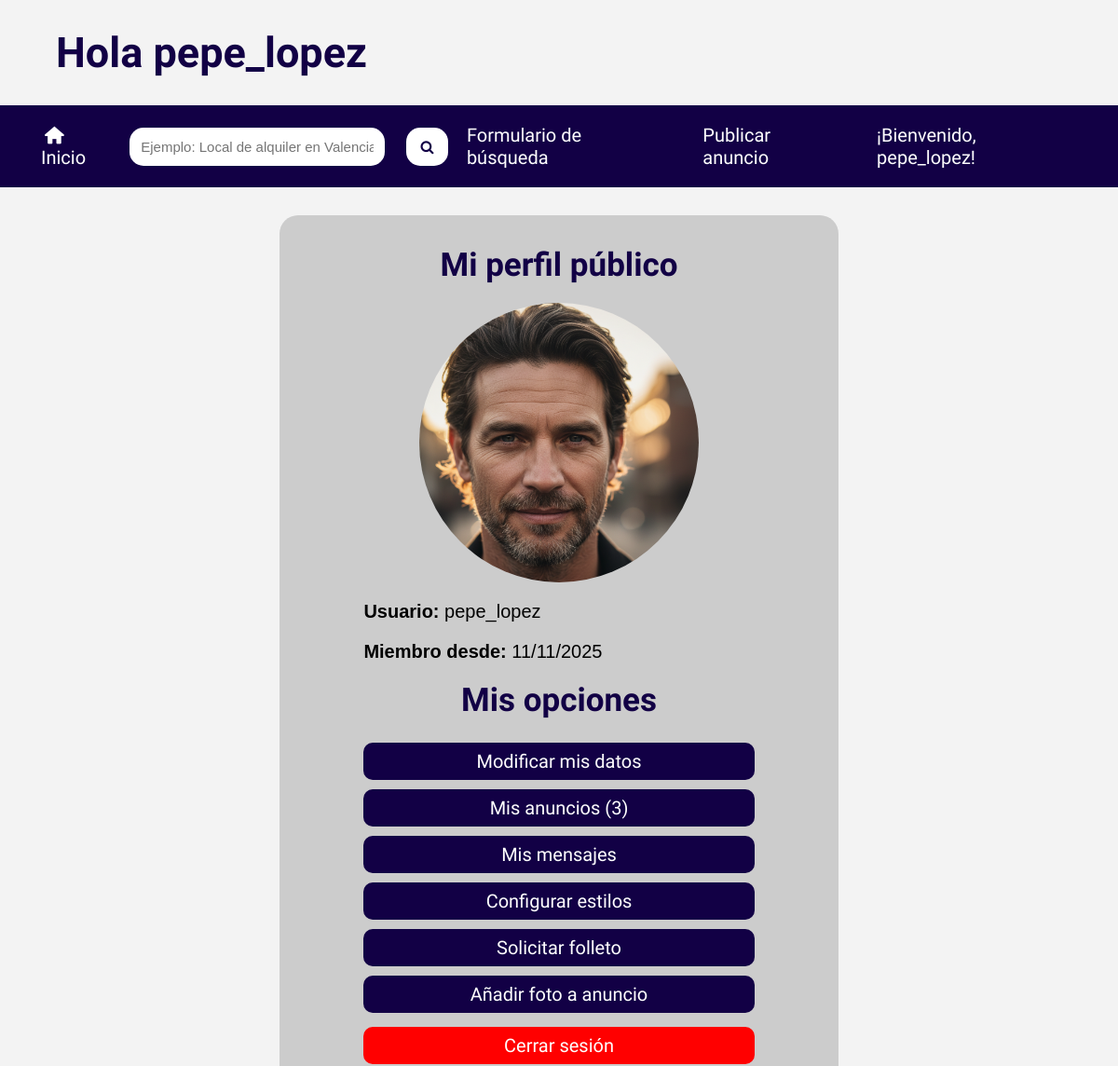
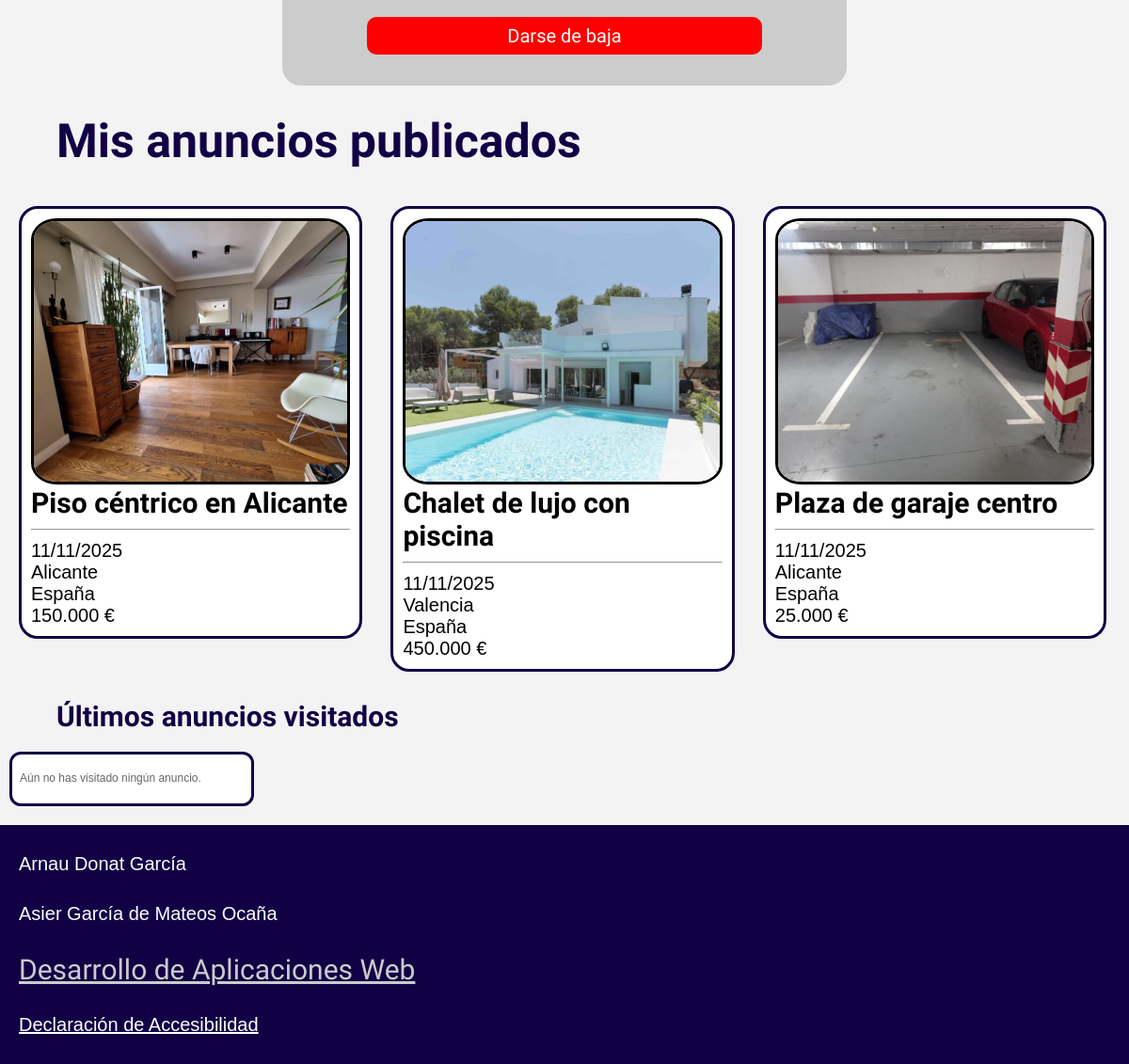
The page /perfil.php (signed in) on the database its author committed (2 pictures, top to bottom).
### tables this page shows
CREATE TABLE `usuarios` (
  `IdUsuario` int(11) NOT NULL,
  `NomUsuario` varchar(15) NOT NULL,
  `Clave` varchar(255) NOT NULL,
  `Email` varchar(254) NOT NULL,
  `Sexo` smallint(6) NOT NULL,
  `FNacimiento` date NOT NULL,
  `Ciudad` varchar(255) NOT NULL,
  `Pais` int(11) NOT NULL,
  `Foto` varchar(255) DEFAULT NULL,
  `FRegistro` timestamp NOT NULL DEFAULT current_timestamp(),
  `Estilo` int(11) NOT NULL
);

CREATE TABLE `anuncios` (
  `IdAnuncio` int(11) NOT NULL,
  `TAnuncio` smallint(6) NOT NULL,
  `TVivienda` smallint(6) NOT NULL,
  `FPrincipal` varchar(255) DEFAULT NULL,
  `Alternativo` varchar(255) NOT NULL,
  `Titulo` varchar(255) NOT NULL,
  `Precio` decimal(10,2) NOT NULL,
  `Texto` text NOT NULL,
  `Ciudad` varchar(255) NOT NULL,
  `Pais` int(11) NOT NULL,
  `Superficie` decimal(10,2) NOT NULL,
  `NHabitaciones` int(11) NOT NULL,
  `NBanyos` int(11) NOT NULL,
  `Planta` int(11) NOT NULL,
  `Anyo` int(11) NOT NULL,
  `FRegistro` timestamp NOT NULL DEFAULT current_timestamp(),
  `Usuario` int(11) NOT NULL
);

CREATE TABLE `paises` (
  `IdPais` int(11) NOT NULL,
  `NomPais` varchar(255) NOT NULL
);

### perfil.php (the view, shortened to what this page needs)
<?php
    $userId = $_SESSION['user_id'];
    $config = parse_ini_file('config.ini');
    @$mysqli = new mysqli($config['Server'], $config['User'], $config['Password'], $config['Database']);
    $userFoto = '';
    $userFechaRegistro = '';
    if ($stmt = $mysqli->prepare("SELECT Foto, FRegistro FROM USUARIOS WHERE IdUsuario = ?")) {
        $stmt->bind_param("i", $userId);
        $stmt->execute();
        $stmt->bind_result($fotoDB, $fRegistroDB);
        if ($stmt->fetch()) {
            $userFoto = $fotoDB;
            $userFechaRegistro = date("d/m/Y", strtotime($fRegistroDB));
        }
    }
    $anuncios = [];
    $sqlAnuncios = "SELECT A.IdAnuncio, A.Titulo, A.Precio, A.FRegistro, A.Ciudad, P.NomPais, A.FPrincipal
                    FROM ANUNCIOS A
                    JOIN PAISES P ON A.Pais = P.IdPais
                    WHERE A.Usuario = ?
                    ORDER BY A.FRegistro DESC";
    if ($stmt = $mysqli->prepare($sqlAnuncios)) {
        $stmt->bind_param("i", $userId);
        $stmt->execute();
        $res = $stmt->get_result();
        while ($row = $res->fetch_assoc()) {
            $anuncios[] = $row;
        }
    }
    require 'cabecera.php';
?>
        <ul id="listadoPerfil">
            <li>
                <section id="datosPersonales">
                    <h2>Mi perfil público</h2>
                    <?php if (!empty($userFoto)): ?>
                        <img src="img/<?php echo htmlspecialchars($userFoto); ?>" alt="Foto de perfil de <?php echo $username; ?>" class="perfil-foto">
                    <?php else: ?>
                        <span>Sin foto</span>
                    <?php endif; ?>
                    <ul>
                        <li><strong>Usuario:</strong> <?php echo $username; ?></li>
                        <li><strong>Miembro desde:</strong> <?php echo $userFechaRegistro; ?></li>
                    </ul>
                </section>
            </li>
            <li>
                <section id="enlacesUsuario">
                    <h2>Mis opciones</h2>
                    <ul>
                        <li><a href="./mis_datos.php">Modificar mis datos</a></li>
                        <li><a href="#userAnuncios">Mis anuncios (<?php echo count($anuncios); ?>)</a></li>
                        <li><a href="./userMensajes.php">Mis mensajes</a></li>
                        <li><a href="./configurar.php">Configurar estilos</a></li>
                        <li><a href="./solicitar_folleto.php">Solicitar folleto</a></li>
                        <li><a href="./addFoto.php">Añadir foto a anuncio</a></li>
                        <li class="botonRojo"><a href="./logout.php">Cerrar sesión</a></li>
                        <li class="botonRojo"><a href="./respuesta_baja.php">Darse de baja</a></li>
                    </ul>
                </section>
            </li>
        </ul>
        <section id="userAnuncios">
            <h2>Mis anuncios publicados</h2>
            <?php if (empty($anuncios)): ?>
                <p class="no-results">Aún no has publicado ningún anuncio.</p>
            <?php else: ?>
                <ul>
                    <?php foreach ($anuncios as $anuncio): ?>
                        <li>
                            <article>
                                <figure>
                                    <a href="./userAnuncio.php?id=<?php echo $anuncio['IdAnuncio']; ?>">
                                        <?php if (!empty($anuncio['FPrincipal'])): ?>
                                            <img src="./img/<?php echo htmlspecialchars($anuncio['FPrincipal']); ?>" alt="Foto principal del anuncio">
                                        <?php else: ?>
                                            <img src="./img/no_image.png" alt="Sin imagen disponible">
                                        <?php endif; ?>
                                    </a>
                                </figure>
                                <a href="./ver_anuncio.php?id=<?php echo $anuncio['IdAnuncio']; ?>">
                                    <h2><?php echo htmlspecialchars($anuncio['Titulo']); ?></h2>
                                </a>
                                <hr>
                                <p><time datetime="<?php echo $anuncio['FRegistro']; ?>">
                                    <?php echo date("d/m/Y", strtotime($anuncio['FRegistro'])); ?>
                                </time></p>
                                <p><?php echo htmlspecialchars($anuncio['Ciudad']); ?></p>
                                <p><?php echo htmlspecialchars($anuncio['NomPais']); ?></p>
                                <p class="precio"><?php echo number_format($anuncio['Precio'], 0, ',', '.'); ?> €</p>
                            </article>
                        </li>
                    <?php endforeach; ?>
                </ul>
            <?php endif; ?>
        </section>
<?php
    require 'pie.php';
?>

### estilos/minimum.css (style rules this page uses)
* { padding: 0; margin: 0; box-sizing: border-box; }
html { font-size: 10px; background-color: var(--fondo); --fondo: #f3f3f3; --fondo2: #cccccc; --titulos: #120045; }

### estilos/maximum.css (style rules this page uses)
* { padding: 0; margin: 0; box-sizing: border-box; }
html { font-size: 10px; background-color: var(--fondo); --fondo: #f3f3f3; --fondo2: #cccccc; --titulos: #120045; }

### estilos/medium.css (style rules this page uses)
* { padding: 0; margin: 0; box-sizing: border-box; }
html { font-size: 10px; background-color: var(--fondo); --fondo: #f3f3f3; --fondo2: #cccccc; --titulos: #120045; }

### estilos/dark.css (style rules this page uses)
html { background-color: var(--fondo); --fondo: #241f1f; --fondo2: #383131; --titulos: #9892aa; }
#listadoPerfil { color:whitesmoke; }

### estilos/contrast.css (style rules this page uses)
html { background-color: var(--fondo); --fondo: #ffffff; --fondo2: #ffffff; --titulos: #000a52; --contrasteFondo: #000a52; }

### estilos/big.css (style rules this page uses)
html { font-size: 15px; }

### estilos/contrast-big.css (style rules this page uses)
html { background-color: var(--fondo); --fondo: #ffffff; --fondo2: #ffffff; --titulos: #000a52; --contrasteFondo: #000a52; font-size: 15px; }

### estilos/print.css (style rules this page uses)
* { -webkit-print-color-adjust: exact; print-color-adjust: exact; }

### rows shown on the page
usuarios: Foto (picture), FRegistro "11/11/2025"
anuncios: FPrincipal (picture), Titulo "Piso céntrico en Alicante", FRegistro "11/11/2025", Ciudad "Alicante", Pais.NomPais "España", Precio "150.000"
anuncios: FPrincipal (picture), Titulo "Chalet de lujo con piscina", FRegistro "11/11/2025", Ciudad "Valencia", Pais.NomPais "España", Precio "450.000"
anuncios: FPrincipal (picture), Titulo "Plaza de garaje centro", FRegistro "11/11/2025", Ciudad "Alicante", Pais.NomPais "España", Precio "25.000"

### other values the page prints
$encabezado "Hola pepe_lopez"
$username "pepe_lopez"
count($anuncios) "3"
